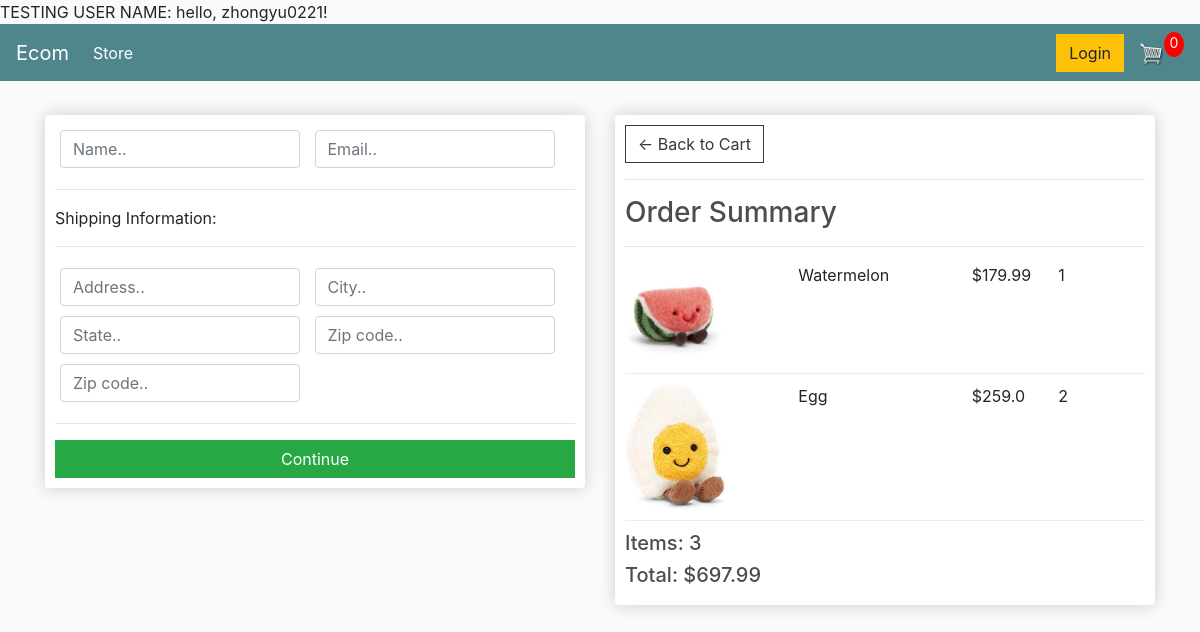
Screenshot of /checkout/ (signed in) with the database file from the repository.
### store/models.py (models this page shows, shortened)
class OrderItem(models.Model):# for each item in the cart
    product = models.ForeignKey(Product,on_delete=models.SET_NULL, null = True)
    order = models.ForeignKey(Order,on_delete=models.SET_NULL, null = True)
    quantity = models.IntegerField(default=0,null=True,blank=True)
    date_added = models.DateTimeField(auto_now_add=True)
    @property
    def get_total(self):#get total price for each item in the order
        total = self.product.price * self.quantity
        return total

class Product(models.Model):
    name = models.CharField(max_length=200, null = True)
    price = models.FloatField(null = True)
    digital = models.BooleanField(default= False, null = True, blank=True) #if the item is digital that no shipping needed
    image = models.ImageField(null=True,blank=True)
    def imageURL(self):
        try:
            url = self.image.url
        except:
            url = ''
        return url

class Order(models.Model):# summary of the cart
    customer = models.ForeignKey(Customer, on_delete=models.SET_NULL, null=True,blank=True)# customer 1:n relationship. If the Customer is delete, we dont want to delete the order
    date_ordered = models.DateTimeField(auto_now_add=True)
    complete =models.BooleanField(default=False)
    transaction_id = models.CharField(max_length=100, null=True)
    @property
    def get_cart_total(self):# get the total item number in the cart/order
        orderitems = self.orderitem_set.all()
        total = sum([item.get_total for item in orderitems]) #call function under Orderitem
        return total # retrurn total price
    @property
    def get_cart_items(self):  # get the total item number in the cart/order
        orderitems = self.orderitem_set.all()
        total = sum([item.quantity for item in orderitems])
        return total

### store/views.py (the view)
# urls.py: path('checkout/', checkout_view, name = 'checkout'),
def checkout_view(request):
    if request.user.is_authenticated:
        customer = request.user.customer
        order, created = Order.objects.get_or_create(customer=customer, complete=False)  # try:get expect: create&save
        items = order.orderitem_set.all()  # get all the order items with order as a parent
    else:
        items = []
        order = {'get_cart_total': 0, 'get_cart_items': 0}
    context = {'items':items,'order':order}
    return render(request,'store/checkout.html',context)

### store/templates/store/checkout.html (shortened to what this page needs)
{% extends 'store/main.html' %}
{% load static %}
{% block content %}
     <div class="row">
		<div class="col-lg-6">
			<div class="box-element" id="form-wrapper">
				<form id="form">
					<div id="user-info">
						<div class="form-field">
							<input required class="form-control" type="text" name="name" placeholder="Name..">
						</div>
						<div class="form-field">
							<input required class="form-control" type="email" name="email" placeholder="Email..">
						</div>
					</div>
					<div id="shipping-info">
						<hr>
						<p>Shipping Information:</p>
						<hr>
						<div class="form-field">
							<input class="form-control" type="text" name="address" placeholder="Address..">
						</div>
						<div class="form-field">
							<input class="form-control" type="text" name="city" placeholder="City..">
						</div>
						<div class="form-field">
							<input class="form-control" type="text" name="state" placeholder="State..">
						</div>
						<div class="form-field">
							<input class="form-control" type="text" name="zipcode" placeholder="Zip code..">
						</div>
						<div class="form-field">
							<input class="form-control" type="text" name="country" placeholder="Zip code..">
						</div>
					</div>
					<hr>
					<input id="form-button" class="btn btn-success btn-block" type="submit" value="Continue">
				</form>
			</div>
			<br>
		</div>
		<div class="col-lg-6">
			<div class="box-element">
				<a  class="btn btn-outline-dark" href="{% url 'cart' %}">&#x2190; Back to Cart</a>
				<hr>
				<h3>Order Summary</h3>
				<hr>
                {%  for item in items %}
				<div class="cart-row">
					<div style="flex:2"><img class="row-image" src="{{item.product.imageURL}}"></div>
					<div style="flex:2"><p>{{ item.product.name }}</p></div>
					<div style="flex:1"><p>${{ item.product.price }}</p></div>
					<div style="flex:1"><p>{{ item.quantity }}</p></div>
				</div>
                {% endfor %}
				<h5>Items:   {{ order.get_cart_items }}</h5>
				<h5>Total:   ${{ order.get_cart_total|floatformat:2}}</h5>
			</div>
		</div>
	</div>
{% endblock content %}

### store/templates/store/main.html (shortened to what this page needs)
<!DOCTYPE html>
{% load static %}
<html>
<head>
	<link rel="stylesheet" href="https://stackpath.bootstrapcdn.com/bootstrap/4.4.1/css/bootstrap.min.css">
	<link rel="stylesheet" type="text/css" href="{% static 'css/main.css' %}">
    TESTING USER NAME: hello, {{ request.user }}!
</head>
<body>
	<nav class="navbar navbar-expand-lg navbar-dark bg-dark">
	  <a class="navbar-brand" href="{% url 'store' %}">Ecom</a>
	  <div class="collapse navbar-collapse" id="navbarSupportedContent">
	    <ul class="navbar-nav mr-auto">
	      <li class="nav-item active">
	        <a class="nav-link" href="{% url 'store' %}">Store <span class="sr-only">(current)</span></a>
	      </li>
	    </ul>
	    <div class="form-inline my-2 my-lg-0">
	     	<a href="#"class="btn btn-warning">Login</a>
	     	<a href="{% url 'cart' %}">
	    		<img  id="cart-icon" src="{% static 'images/cart.png' %}">
	    	</a>
	    	<p id="cart-total">0</p>
	    </div>
	  </div>
	</nav>
     <div class="container">
            <br>
            {% block content %}{% endblock content %}
         </div>
</body>
</html>

### static/css/main.css (style rules this page uses)
body { background-color: hsl(0, 0%, 98%); }
h1,h2,h3,h4,h5,h6 { color:hsl(0, 0%, 30%); }
.box-element { box-shadow:hsl(0, 0%, 80%) 0 0 16px; background-color: #fff; border-radius: 4px; padding: 10px; }
.bg-dark { background-color: #4f868c!important; }
#cart-icon { width:25px; display: inline-block; margin-left: 15px; }
#cart-total { display: block; text-align: center; color:#fff; background-color: red; width: 20px; height: 25px; border-radius: 50%; font-size: 14px; }
.col-lg-4, .col-lg-6, .col-lg-8, .col-lg-12 { margin-top: 10px; }
.btn { border-radius: 0; }
.row-image { width: 100px; }
.form-field { width:250px; display: inline-block; padding: 5px; }
.cart-row { display: flex; align-items: flex-stretch; padding-bottom: 10px; margin-bottom: 10px; border-bottom: 1px solid #ececec; }

### rows the page displays
OrderItem: product.imageURL (picture), product.name "Watermelon", product.price "179.99", quantity "1"
OrderItem: product.imageURL (picture), product.name "Egg", product.price "259.0", quantity "2"
Order: get_cart_items "3", get_cart_total "697.99"

### other values shown
{{ request.user }} "zhongyu0221"
